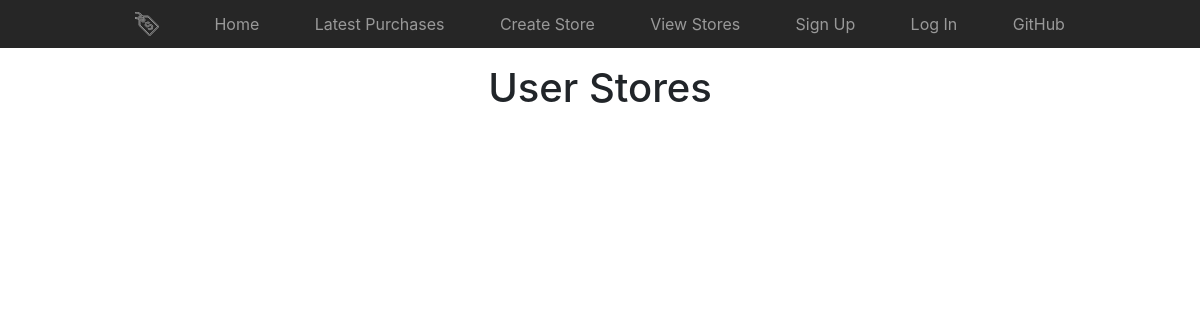
The page /stores/ on the database as committed earlier.
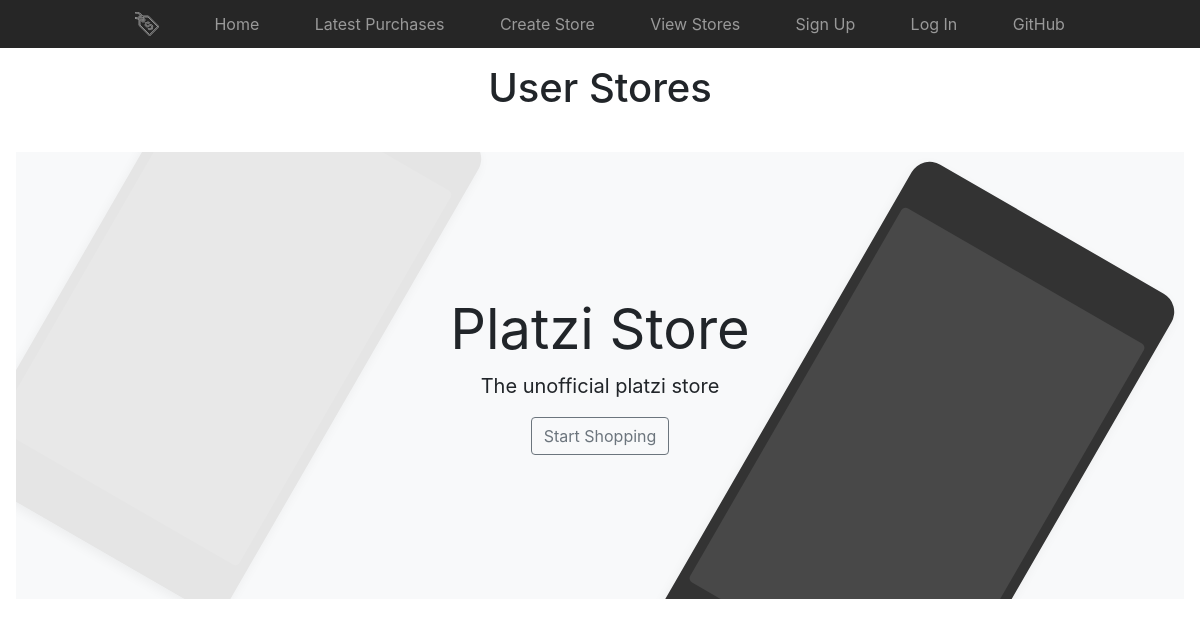
The same page on the database as committed later.
### sales/models.py (models this page shows, shortened)
class Store(models.Model):
    name = models.TextField(default='store')
    description = models.TextField(default='store')
    owner = models.ForeignKey(User, on_delete=models.CASCADE)

### sales/views.py (the view)
# urls.py: path('stores/', views.view_stores, name='stores'),
def view_stores(request):
    view_name = 'User Stores'
    stores = Store.objects.filter(pk__gt=1)
    return render(request, 'sales/stores.html', {'stores': stores, 'view_name': view_name})

### sales/templates/sales/stores.html (shortened to what this page needs)
{% extends 'base.html' %}
{% block content %}
<div class="py-3 text-center">
        <h1>{{ view_name }}</h1>
</div>
{% for store in stores %}
    <div class="position-relative overflow-hidden p-3 p-md-5 m-md-3 text-center bg-light">
          <div class="col-md-5 p-lg-5 mx-auto my-5">
            <h1 class="display-4 font-weight-normal">{{ store.name }}
            </h1>
            <p class="lead font-weight-normal">{{ store.description|linebreaksbr }}</p>
            <a class="btn btn-outline-secondary" href="{% url 'sales:user_store' store.id %}">Start Shopping</a>
          </div>
          <div class="product-device box-shadow d-none d-md-block"></div>
          <div class="product-device product-device-2 box-shadow d-none d-md-block"></div>
    </div>
{% endfor %}
{% endblock %}

### sales/templates/base.html (shortened to what this page needs)
{% load bootstrap4 %}
{% load static %}
{% bootstrap_css %}
{% block head %}
    <link href="{% static 'sales/css/base.css' %}" rel="stylesheet">
{% endblock %}
{% block body %}
    {% block navbar %}
        {% include 'navbar.html' %}
    {% endblock %}
    {% block content %}{% endblock %}
{% endblock %}

### sales/templates/navbar.html (shortened to what this page needs)
<nav class="site-header sticky-top py-1">
      <div class="container d-flex flex-column flex-md-row justify-content-between">
        <a class="py-2" href="#">
        </a>
        <a class="py-2 d-none d-md-inline-block" href="{% url 'sales:home' %}">Home</a>
        <a class="py-2 d-none d-md-inline-block" href="{% url 'sales:latest' %}">Latest Purchases</a>
        <a class="py-2 d-none d-md-inline-block" href="{% url 'sales:create_store' %}">Create Store</a>
        <a class="py-2 d-none d-md-inline-block" href="{% url 'sales:stores' %}">View Stores</a>
        {% if not request.user.is_authenticated %}
        <a class="py-2 d-none d-md-inline-block" href="{% url 'auth:signup' %}">Sign Up</a>
        <a class="py-2 d-none d-md-inline-block" href="{% url 'auth:login' %}">Log In</a>
        {% endif %}
        <a class="py-2 d-none d-md-inline-block" href="https://github.com/kuro-vale/kuro-store-django" target="_blank">GitHub</a>
      </div>
</nav>

### sales/static/sales/css/base.css (style rules this page uses)
.container { max-width: 960px; }
.site-header { background-color: rgba(0, 0, 0, .85); -webkit-backdrop-filter: saturate(180%) blur(20px); backdrop-filter: saturate(180%) blur(20px); }
.site-header a { color: #999; transition: ease-in-out color .15s; }
.product-device { position: absolute; right: 10%; bottom: -30%; width: 300px; height: 540px; background-color: #333; border-radius: 21px; -webkit-transform: rotate(30deg); transform: rotate(30deg); }
.product-device::before { position: absolute; top: 10%; right: 10px; bottom: 10%; left: 10px; content: ""; background-color: rgba(255, 255, 255, .1); border-radius: 5px; }
.product-device-2 { top: -25%; right: auto; bottom: 0; left: 5%; background-color: #e5e5e5; }
.box-shadow { box-shadow: 0 .25rem .75rem rgba(0, 0, 0, .05); }
.overflow-hidden { overflow: hidden; }

Rows that differ between the two databases and show on the page:
added Store: name "Platzi Store", description "The unofficial platzi store"
